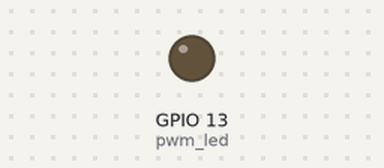
Bench run of a program on a simulated Raspberry Pi (BCM pin numbers). On the bench: output pins drawn as LEDs (lit = HIGH). What the program prints to the terminal is not drawn.

Above: at 18.8 s.
At 20.0 s:
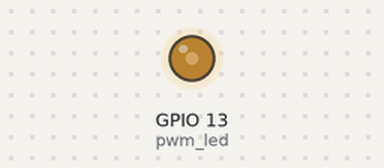
At 21.25 s:
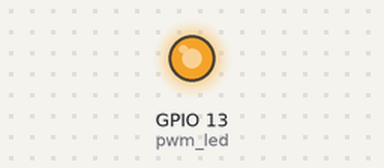
At 23.75 s:
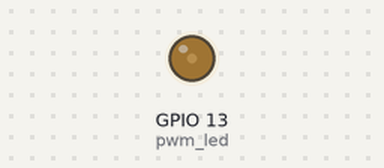
Timing chart, 0 to 25.9 s (numbered marks = the images above):
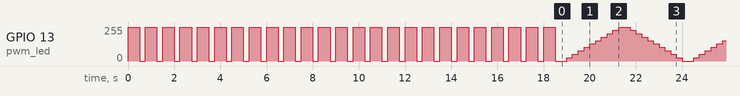

The program:

pwmLED.py
```python
from time import sleep
from gpiozero import PWMLED

pwm_led = PWMLED('GPIO13')


# Blink the easy way
print('I\'m blinking!')
pwm_led.blink(0.5, 0.25, n=25, background=False)


# Change the brightnes with PWM
while True:
    print('I\'m glowing!')
    for v in range(0, 11):
        pwm_led.value = v/10
        sleep(0.25)
    for v in range(10, -1, -1):
        pwm_led.value = v/10
        sleep(0.25)
```

Measured:
- by itself, GPIO 13 (pwm_led): 255/255 → 0/255 at 0.50 s, → 255/255 0.25 s later, → 0/255 0.50 s later, → 255/255 0.25 s later, … (126 changes in this stretch)
